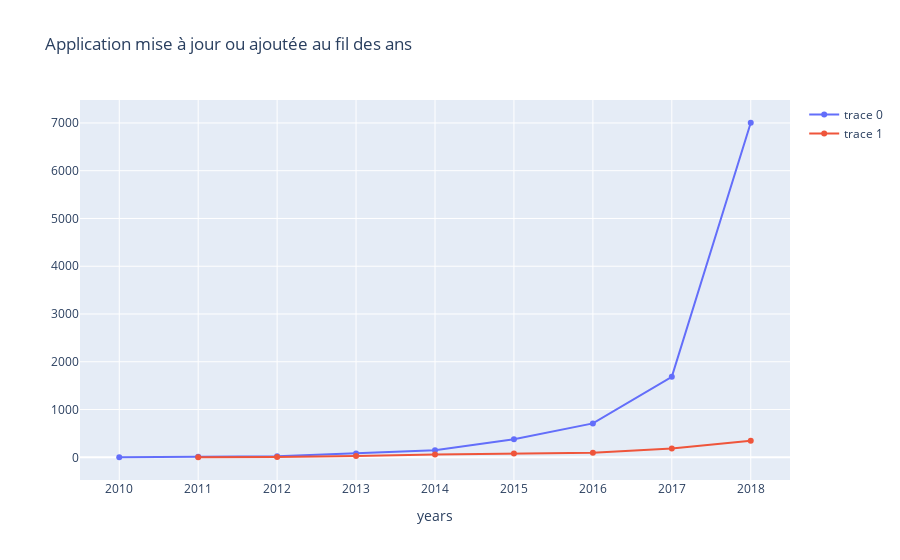

Write notebook code for a chart like this one.
### Code cell
fig = go.Figure(data = y, layout = layout)
iplot(fig)

### Figure 1 — Plotly figure (JSON) as saved in the notebook; plotly's stock layout.template omitted (floating-point values rounded to 4 significant figures)
{"data": [{"type": "scatter", "x": [2018, 2017, 2016, 2015, 2014, 2013, 2012, 2011, 2010], "y": [7004, 1684, 710, 377, 150, 81, 21, 12, 1]}, {"type": "scatter", "x": [2018, 2017, 2016, 2015, 2014, 2013, 2012, 2011], "y": [345, 183, 94, 82, 59, 29, 5, 3]}], "layout": {"title": {"text": "Application mise à jour ou ajoutée au fil des ans"}, "xaxis": {"title": {"text": "years"}}}}
